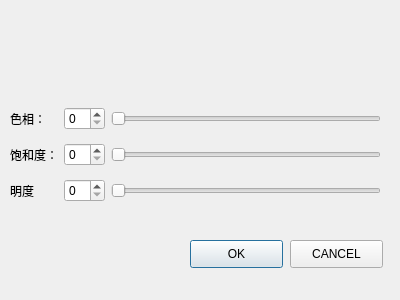
<?xml version="1.0" encoding="UTF-8"?>
<ui version="4.0">
 <class>HSBDialog</class>
 <widget class="QDialog" name="HSBDialog">
  <property name="geometry">
   <rect>
    <x>0</x>
    <y>0</y>
    <width>400</width>
    <height>300</height>
   </rect>
  </property>
  <property name="windowTitle">
   <string>Dialog</string>
  </property>
  <widget class="QWidget" name="gridLayoutWidget">
   <property name="geometry">
    <rect>
     <x>10</x>
     <y>100</y>
     <width>371</width>
     <height>111</height>
    </rect>
   </property>
   <layout class="QGridLayout" name="gridLayout">
    <item row="1" column="0">
     <widget class="QLabel" name="label_2">
      <property name="text">
       <string>饱和度：</string>
      </property>
     </widget>
    </item>
    <item row="1" column="2">
     <widget class="QSlider" name="horizontalSlider_2">
      <property name="orientation">
       <enum>Qt::Horizontal</enum>
      </property>
     </widget>
    </item>
    <item row="0" column="0">
     <widget class="QLabel" name="label">
      <property name="text">
       <string>色相：</string>
      </property>
     </widget>
    </item>
    <item row="1" column="1">
     <widget class="QSpinBox" name="spinBox_2"/>
    </item>
    <item row="0" column="2">
     <widget class="QSlider" name="horizontalSlider">
      <property name="orientation">
       <enum>Qt::Horizontal</enum>
      </property>
     </widget>
    </item>
    <item row="0" column="1">
     <widget class="QSpinBox" name="spinBox"/>
    </item>
    <item row="2" column="0">
     <widget class="QLabel" name="label_3">
      <property name="text">
       <string>明度</string>
      </property>
     </widget>
    </item>
    <item row="2" column="1">
     <widget class="QSpinBox" name="spinBox_3"/>
    </item>
    <item row="2" column="2">
     <widget class="QSlider" name="horizontalSlider_3">
      <property name="orientation">
       <enum>Qt::Horizontal</enum>
      </property>
     </widget>
    </item>
   </layout>
  </widget>
  <widget class="QPushButton" name="pushButton">
   <property name="geometry">
    <rect>
     <x>190</x>
     <y>240</y>
     <width>93</width>
     <height>28</height>
    </rect>
   </property>
   <property name="text">
    <string>OK</string>
   </property>
  </widget>
  <widget class="QPushButton" name="pushButton_2">
   <property name="geometry">
    <rect>
     <x>290</x>
     <y>240</y>
     <width>93</width>
     <height>28</height>
    </rect>
   </property>
   <property name="text">
    <string>CANCEL</string>
   </property>
  </widget>
 </widget>
 <resources/>
 <connections/>
</ui>
